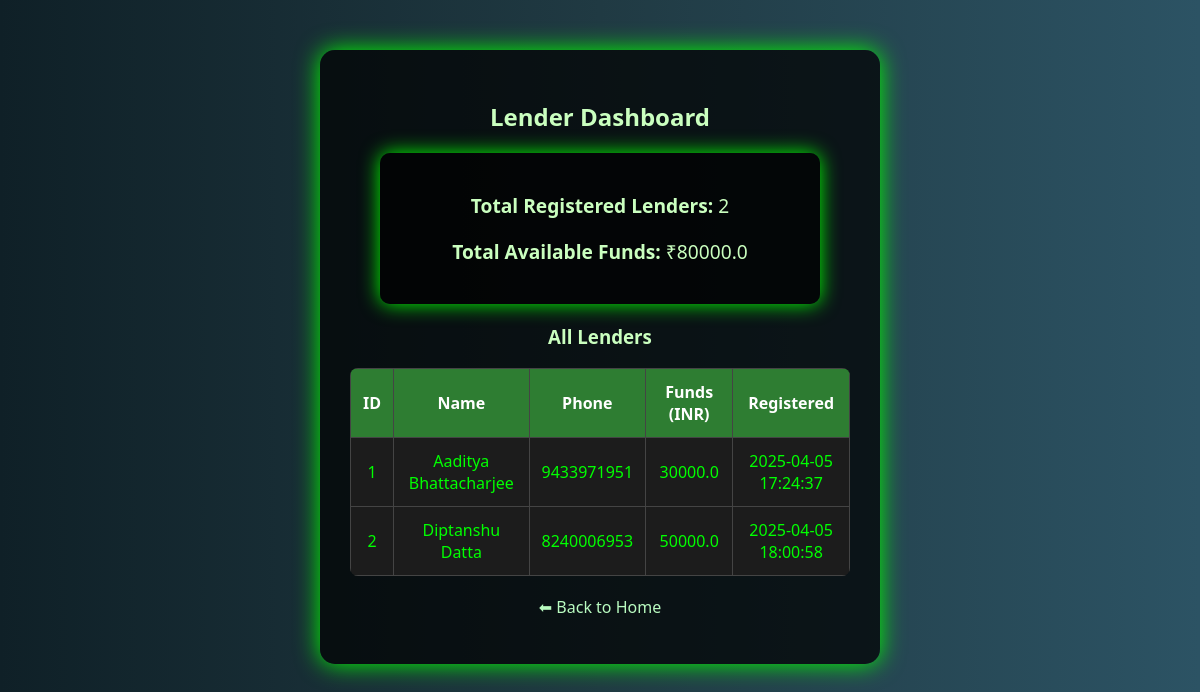
The page /lender_dashboard on the database its author committed.
### tables this page shows
CREATE TABLE lenders (
            id INTEGER PRIMARY KEY AUTOINCREMENT,
            name TEXT NOT NULL,
            phone TEXT NOT NULL UNIQUE,
            funds REAL NOT NULL,
            timestamp DATETIME DEFAULT CURRENT_TIMESTAMP
        );

### app.py (the view)
@app.route('/lender_dashboard')
def lender_dashboard():
    conn = sqlite3.connect('users.db')
    cur = conn.cursor()
    cur.execute("SELECT * FROM lenders")
    lenders = cur.fetchall()
    cur.execute("SELECT COUNT(*), SUM(funds) FROM lenders")
    lender_count, total_funds = cur.fetchone()
    conn.close()
    return render_template('lender_dashboard.html', lenders=lenders, lender_count=lender_count, total_funds=total_funds or 0)

### templates/lender_dashboard.html (shortened to what this page needs)
<!DOCTYPE html>
<html lang="en">
<head>
  <link rel="stylesheet" href="{{ url_for('static', filename='style.css') }}">
</head>
<body>
  <div class="container">
    <h2>Lender Dashboard</h2>
    <div class="stat-box">
      <p><strong>Total Registered Lenders:</strong> {{ lender_count }}</p>
      <p><strong>Total Available Funds:</strong> ₹{{ total_funds }}</p>
    </div>
    <div id="lenderList">
      <h3>All Lenders</h3>
      <table>
        <tr>
          <th>ID</th>
          <th>Name</th>
          <th>Phone</th>
          <th>Funds (INR)</th>
          <th>Registered</th>
        </tr>
        {% for lender in lenders %}
        <tr>
          <td>{{ lender[0] }}</td>
          <td>{{ lender[1] }}</td>
          <td>{{ lender[2] }}</td>
          <td>{{ lender[3] }}</td>
          <td>{{ lender[4] }}</td>
        </tr>
        {% endfor %}
      </table>
    </div>
    <p style="text-align:center; margin-top:20px;">
      <a href="{{ url_for('index') }}">⬅ Back to Home</a>
    </p>
  </div>
</body>
</html>

### static/style.css (style rules this page uses)
body { font-family: 'Segoe UI', Tahoma, Geneva, Verdana, sans-serif; background: linear-gradient(to right, #0f2027, #203a43, #2c5364); margin: 0; padding: 0; color: #e0f7da; animation: fadeIn 1s ease-in; }
.container { width: 90%; max-width: 500px; margin: 50px auto; padding: 30px; background-color: rgba(0, 0, 0, 0.7); border-radius: 15px; box-shadow: 0 0 25px lime; animation: slideIn 1s ease-out; }
h2, h3 { text-align: center; color: #caffbf; }
table { width: 100%; border-collapse: collapse; margin-top: 15px; background-color: #1c1c1c; color: lime; border-radius: 8px; overflow: hidden; animation: fadeIn 1s ease-in-out; }
table th, table td { border: 1px solid #444; padding: 12px; text-align: center; }
table th { background-color: #2e7d32; color: white; }
a { color: #b9fbc0; text-decoration: none; }

### templates/lender_dashboard.html (style rules this page uses)
.stat-box { background-color: rgba(0, 0, 0, 0.7); padding: 20px; margin: 20px auto; border-radius: 10px; text-align: center; box-shadow: 0 0 20px lime; color: #caffbf; max-width: 400px; font-size: 1.2rem; }

### rows shown on the page
lenders: id "1", name "Aaditya Bhattacharjee", phone "9433971951", funds "30000.0", timestamp "2025-04-05 17:24:37"
lenders: id "2", name "Diptanshu Datta", phone "8240006953", funds "50000.0", timestamp "2025-04-05 18:00:58"

### other values the page prints
{{ lender_count }} "2"
{{ total_funds }} "80000.0"
